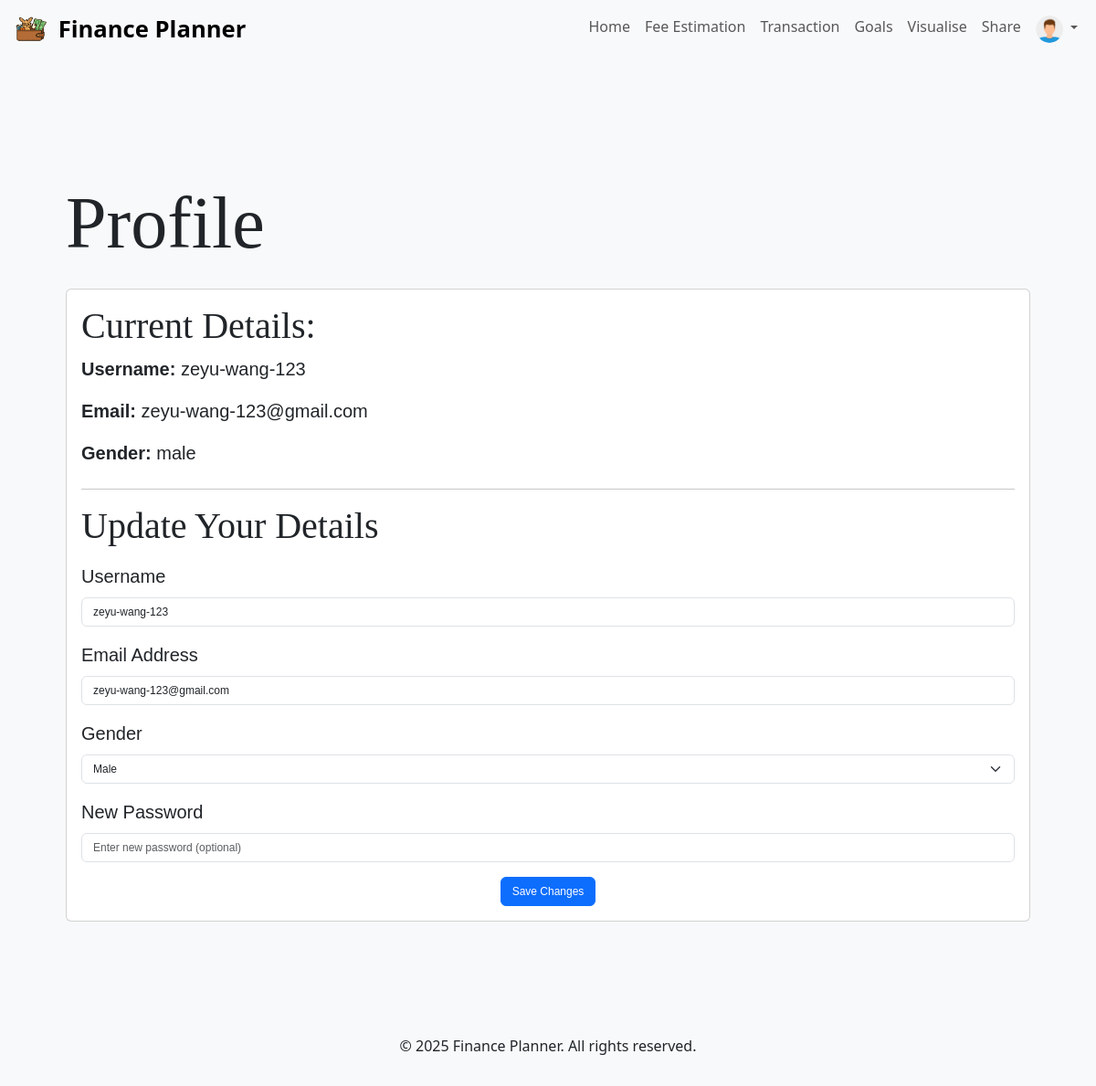
Screenshot of /profile (signed in) with the database file from the repository.
### app/models/user.py (models this page shows, shortened)
class User(db.Model, UserMixin):
    __tablename__ = "users"
    id = db.Column(db.Integer, primary_key=True)
    username = db.Column(db.String(80), unique=True, nullable=False)
    email = db.Column(db.String(120), unique=True, nullable=False)
    password = db.Column(db.String(120), nullable=False)
    gender = db.Column(db.String(10), nullable=False)
    role = db.Column(db.String(20), default="user")
    spendings = db.relationship("Spending", backref="user", lazy=True)
    goals = db.relationship("Goal", backref="user", lazy=True)
    posts = db.relationship("Post", backref="author", lazy=True)

### app/routes/profile.py (the view, shortened to what this page needs)
@bp.route('/profile', methods=['GET', 'POST'])
@login_required
def profile():
    form = ProfileForm()
    success_message = None
    return render_template('profile.html', form=form, success_message=success_message)

### app/forms/profileform.py
class ProfileForm(FlaskForm):
    username = StringField('Username', validators=[DataRequired()])
    email = StringField('Email', validators=[DataRequired(), Email()])
    gender = SelectField('Gender', choices=[('male', 'Male'), ('female', 'Female'), ('other', 'Prefer not to say')], validators=[DataRequired()])
    password = PasswordField('New Password', validators=[Optional()])
    submit = SubmitField('Save')

### app/templates/profile.html (shortened to what this page needs)
{% extends "base.html" %}
{% block content %}
<div class="container mt-5">
    <h1 class="mb-4 header_font" style="font-size: 10vh;">Profile</h1>
    <div class="card">
        <div class="card-body">
            <div class="mb-4">
                <h5 class="header_font" style="font-size: 5vh;">Current Details:</h5>
                <p class="text_font" style="font-size: 2.5vh;"><strong>Username:</strong> {{ current_user.username }}</p>
                <p class="text_font" style="font-size: 2.5vh;"><strong>Email:</strong> {{ current_user.email }}</p>
                <p class="text_font" style="font-size: 2.5vh;"><strong>Gender:</strong> {{ current_user.gender }}</p>
            </div>
            <hr>
            <h5 class="mb-3 header_font" style="font-size: 5vh;">Update Your Details</h5>
            <form method="POST" action="{{ url_for('profile.profile') }}">
                <div class="mb-3">
                    <label for="username" class="form-label text_font" style="font-size: 2.5vh;">Username</label>
                    {{ form.username(class="form-control text_font", id="username", value=current_user.username) }}
                </div>
                <div class="mb-3">
                    <label for="email" class="form-label text_font" style="font-size: 2.5vh;">Email Address</label>
                    {{ form.email(class="form-control text_font", id="email", value=current_user.email) }}
                </div>
                <div class="mb-3">
                    <label for="gender" class="form-label text_font" style="font-size: 2.5vh;">Gender</label>
                    {{ form.gender(class="form-select text_font", id="gender", value=current_user.gender) }}
                </div>
                <div class="mb-3">
                    <label for="password" class="form-label text_font" style="font-size: 2.5vh;">New Password</label>
                    {{ form.password(class="form-control text_font", id="password", placeholder="Enter new password (optional)") }}
                </div>
                <div class="text-center">
                    <button type="submit" class="btn btn-primary text_font">Save Changes</button>
                </div>
            </form>
        </div>
    </div>
</div>
{% endblock %}

### app/static/css/style.css (style rules this page uses)
.header_font { font-family: Georgia, 'Times New Roman', Times, serif; font-size: 1.5rem; }
.text_font { font-family: Verdana, Geneva, Tahoma, sans-serif; font-size: 0.75rem; }
body { background-color: #f8f9fa; }

### rows the page displays
User: username "zeyu-wang-123", email "zeyu-wang-123@gmail.com", gender "male", gender "Male"
